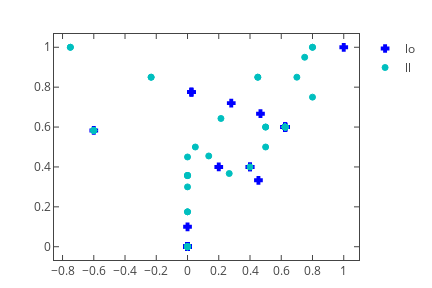

Notebook cell for this chart:
### Code cell
colors = ['b', 'c', 'y', 'm', 'r']

# You can subset your datapoints by different criteria and then assign them to a separate group
lo = plt.scatter(df.loc[0:40,'polarity'], df.loc[0:40,'subjectivity'], marker='x', color=colors[0])
ll = plt.scatter(df.loc[40:,'polarity'], df.loc[40:,'subjectivity'], marker='o', color=colors[1])
# l  = plt.scatter(np.random.random(10), np.random.random(10), marker='o', color=colors[1])
# a  = plt.scatter(np.random.random(10), np.random.random(10), marker='o', color=colors[2])
# h  = plt.scatter(np.random.random(10), np.random.random(10), marker='o', color=colors[3])
# hh = plt.scatter(np.random.random(10), np.random.random(10), marker='o', color=colors[4])
# ho = plt.scatter(np.random.random(10), np.random.random(10), marker='x', color=colors[4])

#text = iter(['Low Outlier', 'LoLo', 'Lo', 'Average', 'Hi', 'HiHi', 'High Outlier'])
text = iter(['lo', 'll'])

mpl_fig = plt.gcf()
plotly_fig = tls.mpl_to_plotly( mpl_fig )

for dat in plotly_fig['data']:
    t = next(text)
    dat.update({'name': t, 'text':t})

plotly_fig['layout']['showlegend'] = True
iplot(plotly_fig)

### Figure 1 — Plotly figure (JSON) as saved in the notebook; plotly's stock layout.template omitted (floating-point values rounded to 4 significant figures)
{"data": [{"marker": {"color": "rgba(0,0,255,1.0)", "line": {"color": "rgba(0,0,255,1.0)", "width": 1.5}, "size": 6, "symbol": "cross"}, "mode": "markers", "name": "lo", "text": "lo", "type": "scatter", "x": [0, 0, 0, 0.625, 0, 0.454, 0, 0.625, 0, 0.625, 0, 0, 0.28, 0.625, 0.467, 0, 0, 0, 0, 0, 0, 0.625, 0.625, -0.6, 0, 0, 0.625, 0.025, 0.025, 0, 0.025, 0.625, 0.2, 0, 0.625, 0.625, 0.625, 0, 1, 0.4, 0.4], "xaxis": "x1", "y": [0, 0, 0, 0.6, 0, 0.333, 0, 0.6, 0, 0.6, 0, 0, 0.72, 0.6, 0.667, 0, 0, 0, 0, 0, 0, 0.6, 0.6, 0.583, 0, 0, 0.6, 0.775, 0.775, 0, 0.775, 0.6, 0.4, 0, 0.6, 0.6, 0.6, 0.1, 1, 0.4, 0.4], "yaxis": "y1"}, {"marker": {"color": "rgba(0,191,191,1.0)", "line": {"color": "rgba(0,191,191,1.0)", "width": 1}, "size": 6, "symbol": "dot"}, "mode": "markers", "name": "ll", "text": "ll", "type": "scatter", "x": [0.4, 0.625, -0.6, -0.6, -0.6, 0.625, 0.625, 0.625, 0.8, 0.8, 0.625, 0.625, 0, 0, 0, 0.75, 0.625, -0.75, -0.233, 0.625, 0, 0, 0.625, 0.625, 0.625, 0.625, 0.625, 0.625, 0, 0, 0, 0, 0.5, 0, 0.136, 0.8, -0.6, -0.6, 0, 0, 0, 0.7, 0.5, 0, 0.05, 0.214, 0.45, 0.45, -0.75, -0.233, 0.625, 0.5, 0, 0, 0, 0.267, 0, 0, 0, 0, 0.625], "xaxis": "x1", "y": [0.4, 0.6, 0.583, 0.583, 0.583, 0.6, 0.6, 0.6, 1, 1, 0.6, 0.6, 0.3, 0, 0, 0.95, 0.6, 1, 0.85, 0.6, 0, 0, 0.6, 0.6, 0.6, 0.6, 0.6, 0.6, 0, 0.45, 0, 0, 0.5, 0, 0.455, 0.75, 0.583, 0.583, 0.357, 0.357, 0.357, 0.85, 0.6, 0, 0.5, 0.643, 0.85, 0.85, 1, 0.85, 0.6, 0.6, 0, 0, 0.357, 0.367, 0, 0, 0.175, 0.175, 0.6], "yaxis": "y1"}], "layout": {"autosize": false, "height": 288, "hovermode": "closest", "margin": {"b": 28, "l": 54, "pad": 0, "r": 43, "t": 34}, "showlegend": true, "width": 432, "xaxis1": {"anchor": "y1", "domain": [0, 1], "mirror": "ticks", "nticks": 10, "range": [-0.8547, 1.098], "showgrid": false, "showline": true, "side": "bottom", "tickfont": {"size": 12}, "ticks": "inside", "type": "linear", "zeroline": false}, "yaxis1": {"anchor": "x1", "domain": [0, 1], "mirror": "ticks", "nticks": 8, "range": [-0.06659, 1.067], "showgrid": false, "showline": true, "side": "left", "tickfont": {"size": 12}, "ticks": "inside", "type": "linear", "zeroline": false}}}
